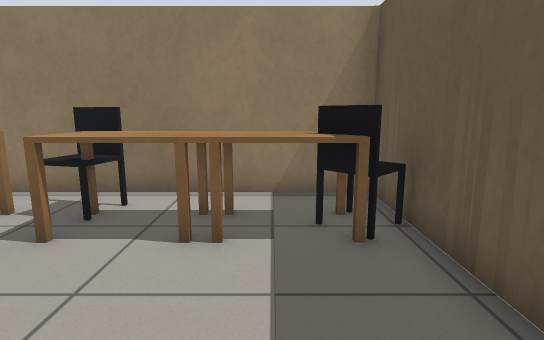
view 1 (above)

24 first-person views from a walk through a robot-simulator world made for Gazebo. The camera is 0.9 m above the floor, tilts 10° down and sees 80° across. The floor is counted in squares, 0.5 m on a side. Each view is taken from the middle of a square. On the plan, view 1 faces up. The plan holds only what a view shows up to about 17 squares ahead; the rest is blank. The place goes on beyond the plan. Gazebo's built-in surfaces are drawn with simple patterns. Some stock models are drawn as simple stand-ins. Some surface patterns are stand-ins.

view 2
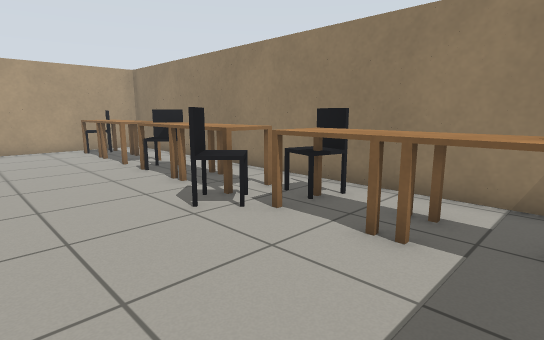

view 3
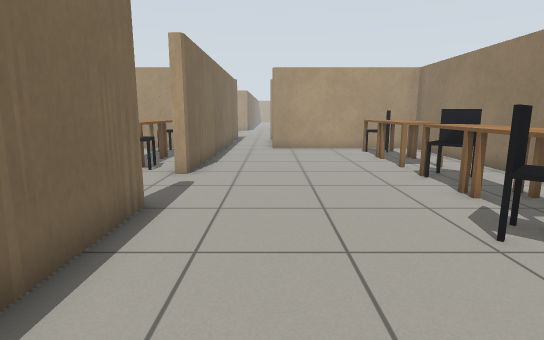

view 4
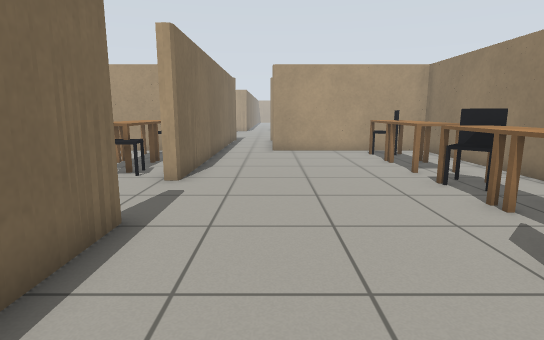

view 5
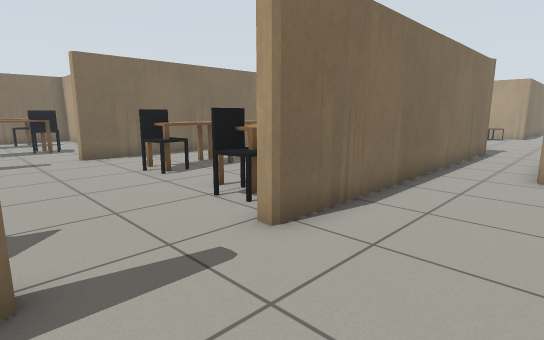

view 6
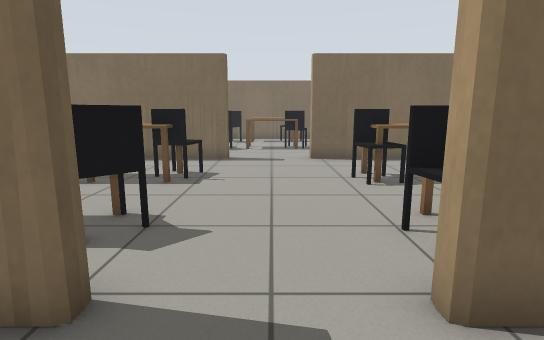

view 7
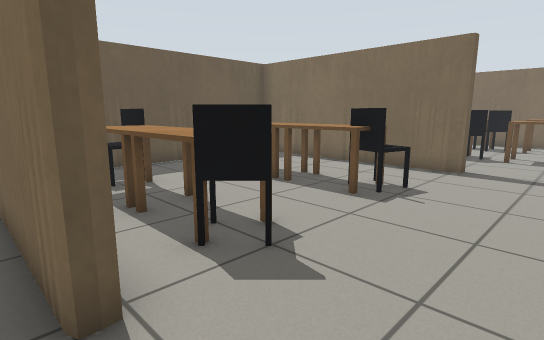

view 8
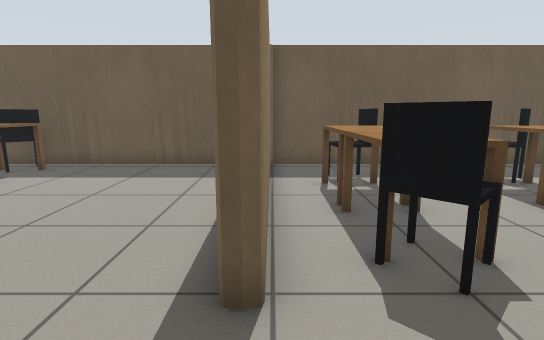

view 9
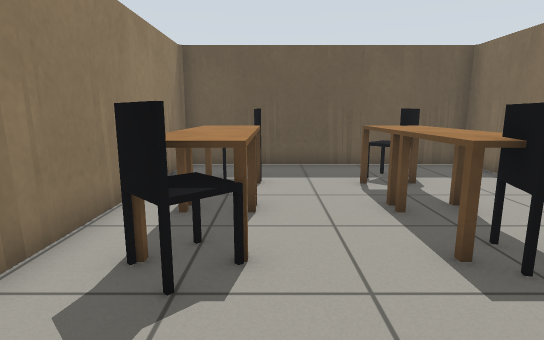

view 10
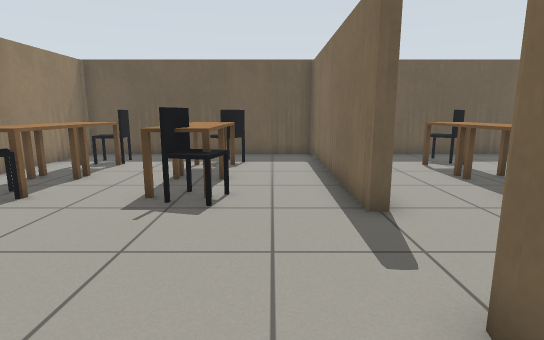

view 11
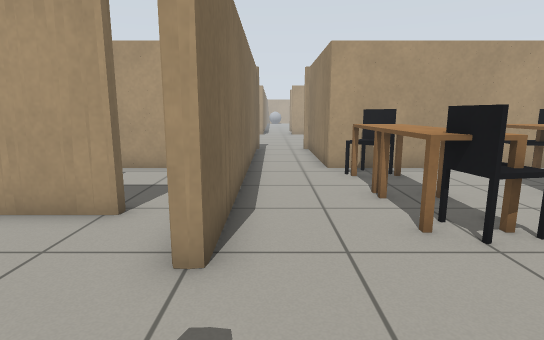

view 12
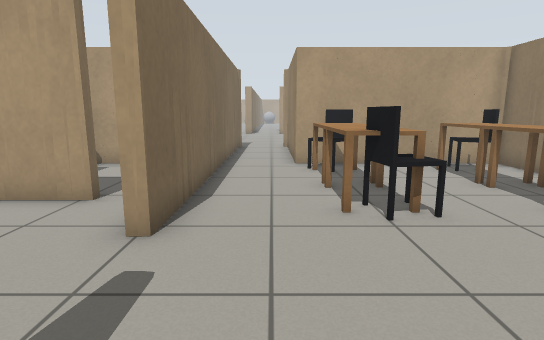

view 13
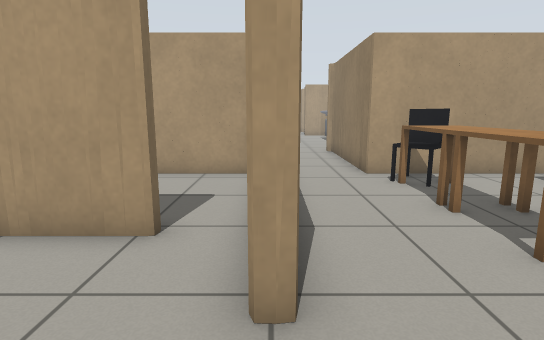

view 14
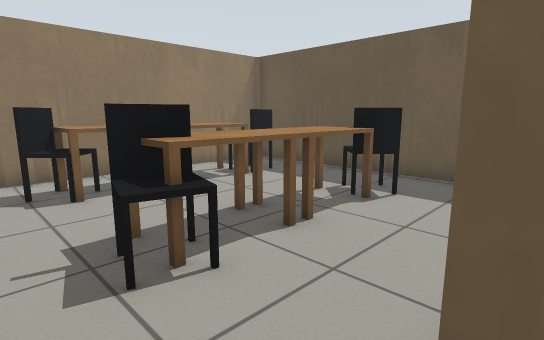

view 15
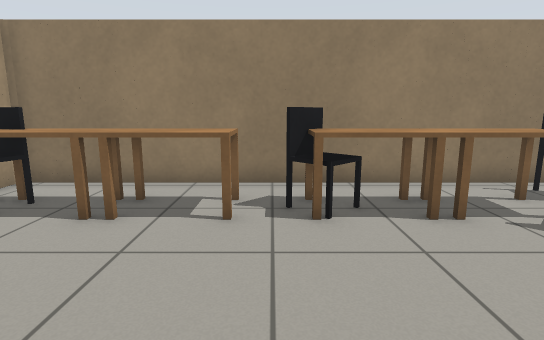

view 16
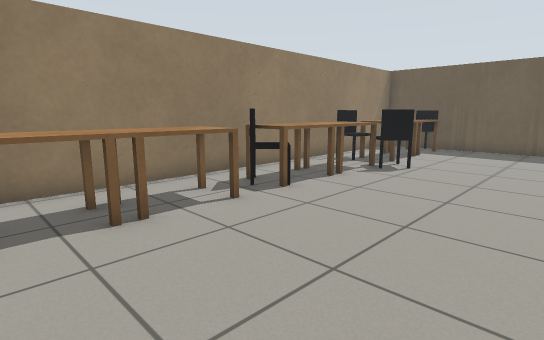

view 17
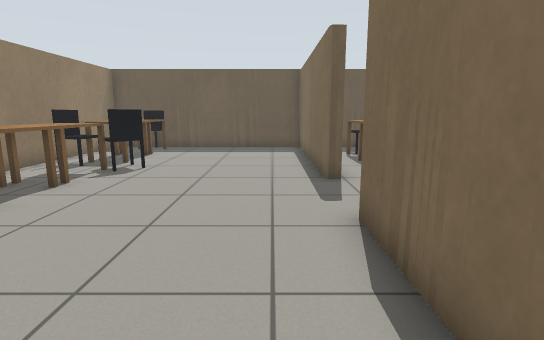

view 18
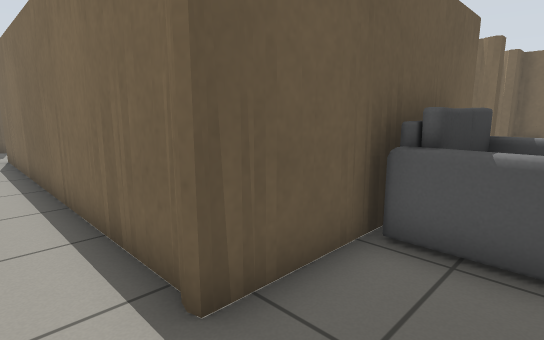

view 19
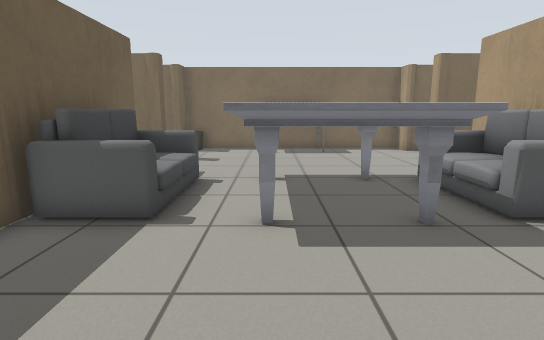

view 20
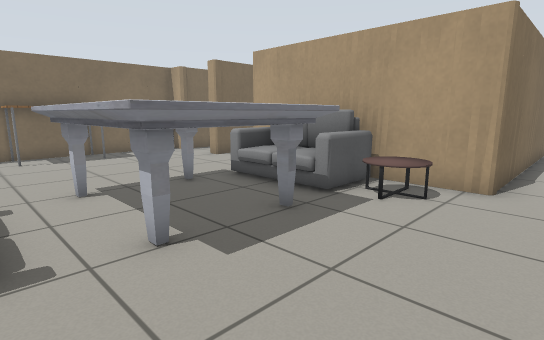

view 21
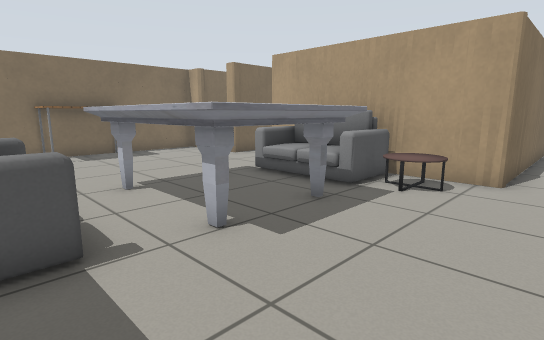

view 22
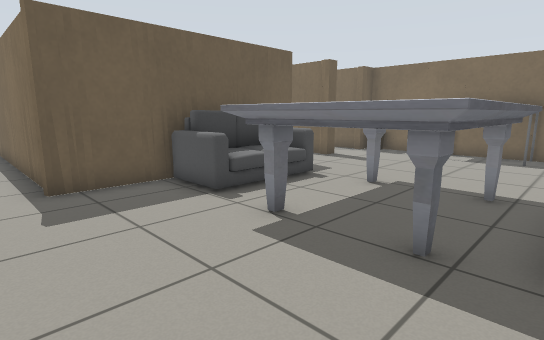

view 23
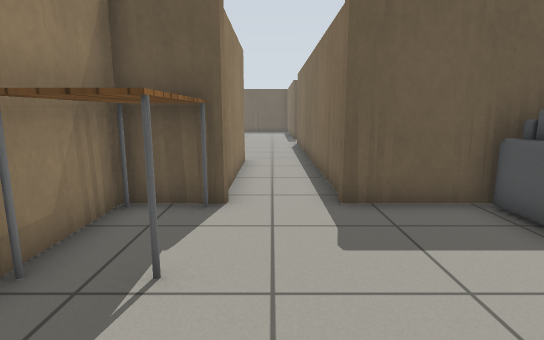

view 24
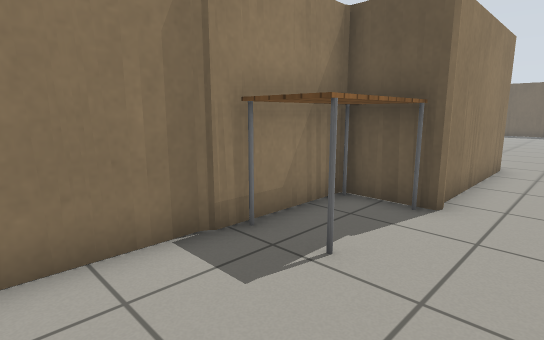

### Floor plan
Ten units are one square. View 1 is at (0, 0); x grows to the right and y downward. Boxes are objects, and circles mark ways between rooms. Rooms are numbered by the first view taken in them; rooms with no view inside come last. Other rooms are left out.
<svg viewBox="-362 -78 392 248">
<path fill="none" stroke="#000" d="M-61 25 20 25M-165 25 -96 25M23 -56 23 -73 -166 -73 -166 0M23 25 23 -46M-62 128 23 128 23 29 -61 29M-146 29 -166 29 -166 102M-165 128 -96 128M-227 103 -227 94M-227 45 -227 23 -220 25M-333 94 -333 102M-222 128 -165 128M-227 133 -227 126M-222 25 -165 25M-333 25 -333 35M-223 157 -210 157M-357 128 -333 128 -333 132M-264 -21 -289 -21M-333 164 -227 164M-166 102 -221 102M-227 -21 -263 -21M-166 0 -221 0"/>
<rect x="-165" y="-55" width="20" height="10" fill="#bbb"><title>office chair</title></rect>
<rect x="-155" y="-65" width="20" height="30" fill="#bbb"><title>desk</title></rect>
<rect x="-135" y="-65" width="30" height="30" fill="#bbb"><title>desk</title></rect>
<rect x="-105" y="-65" width="20" height="20" fill="#bbb"><title>office chair</title></rect>
<rect x="-95" y="-65" width="20" height="30" fill="#bbb"><title>desk</title></rect>
<rect x="-75" y="-65" width="30" height="30" fill="#bbb"><title>desk</title></rect>
<rect x="-55" y="-55" width="20" height="30" fill="#bbb"><title>office chair</title></rect>
<rect x="-45" y="-65" width="20" height="20" fill="#bbb"><title>office chair</title></rect>
<rect x="-35" y="-65" width="20" height="30" fill="#bbb"><title>desk</title></rect>
<rect x="-15" y="-65" width="30" height="30" fill="#bbb"><title>desk</title></rect>
<rect x="5" y="-65" width="20" height="20" fill="#bbb"><title>office chair</title></rect>
<rect x="-165" y="85" width="20" height="20" fill="#bbb"><title>office chair</title></rect>
<rect x="-165" y="35" width="20" height="20" fill="#bbb"><title>office chair</title></rect>
<rect x="-155" y="75" width="20" height="30" fill="#bbb"><title>desk</title></rect>
<rect x="-155" y="35" width="20" height="30" fill="#bbb"><title>desk</title></rect>
<rect x="-135" y="75" width="30" height="30" fill="#bbb"><title>desk</title></rect>
<rect x="-135" y="35" width="30" height="30" fill="#bbb"><title>desk</title></rect>
<rect x="-115" y="75" width="20" height="20" fill="#bbb"><title>office chair</title></rect>
<rect x="-115" y="35" width="20" height="20" fill="#bbb"><title>office chair</title></rect>
<rect x="-65" y="85" width="20" height="20" fill="#bbb"><title>office chair</title></rect>
<rect x="-65" y="35" width="20" height="20" fill="#bbb"><title>office chair</title></rect>
<rect x="-55" y="75" width="20" height="30" fill="#bbb"><title>desk</title></rect>
<rect x="-55" y="35" width="20" height="30" fill="#bbb"><title>desk</title></rect>
<rect x="-35" y="75" width="30" height="30" fill="#bbb"><title>desk</title></rect>
<rect x="-35" y="35" width="30" height="30" fill="#bbb"><title>desk</title></rect>
<rect x="-15" y="85" width="30" height="20" fill="#bbb"><title>office chair</title></rect>
<rect x="-15" y="45" width="20" height="20" fill="#bbb"><title>office chair</title></rect>
<rect x="-335" y="45" width="30" height="50" fill="#bbb"><title>sofa</title></rect>
<rect x="-335" y="25" width="30" height="30" fill="#bbb"><title>coffee table</title></rect>
<rect x="-305" y="35" width="50" height="60" fill="#bbb"><title>marble table</title></rect>
<rect x="-295" y="145" width="30" height="20" fill="#bbb"><title>table</title></rect>
<rect x="-265" y="-15" width="40" height="20" fill="#bbb"><title>table</title></rect>
<rect x="-255" y="45" width="30" height="50" fill="#bbb"><title>sofa</title></rect>
<rect x="-245" y="155" width="20" height="10" fill="#bbb"><title>other object</title></rect>
<circle cx="-80" cy="25" r="3" fill="#2a7"/>
<circle cx="-160" cy="10" r="3" fill="#2a7"/>
<circle cx="-170" cy="115" r="3" fill="#2a7"/>
<text x="-80" y="-20">1</text>
<text x="-80" y="80">2</text>
<text x="-270" y="80">3</text>
</svg>
Room 1 opens to room 2. Room 1 opens to room 3. Room 2 opens to room 3.

Where each view was taken, in squares from view 1:
view 1: 0 up, 0 right, facing up
view 2: 0 up, 1 right, facing up-left
view 3: 0 up, 0 right, facing left
view 4: 0 up, 1 left, facing left
view 5: 1 up, 6 left, facing down-left
view 6: 0 up, 8 left, facing down
view 7: 2 down, 9 left, facing down-right
view 8: 3 down, 9 left, facing right
view 9: 6 down, 9 left, facing right
view 10: 11 down, 12 left, facing right
view 11: 12 down, 6 left, facing left
view 12: 11 down, 5 left, facing left
view 13: 13 down, 7 left, facing left
view 14: 13 down, 7 left, facing up-right
view 15: 1 down, 10 left, facing up
view 16: 1 down, 15 left, facing up-right
view 17: 1 down, 15 left, facing right
view 18: 1 down, 25 left, facing down-right
view 19: 0 up, 27 left, facing down
view 20: 1 down, 25 left, facing down-left
view 21: 1 down, 24 left, facing down-left
view 22: 1 down, 31 left, facing down-right
view 23: 1 down, 29 left, facing right
view 24: 2 down, 29 left, facing up-right
